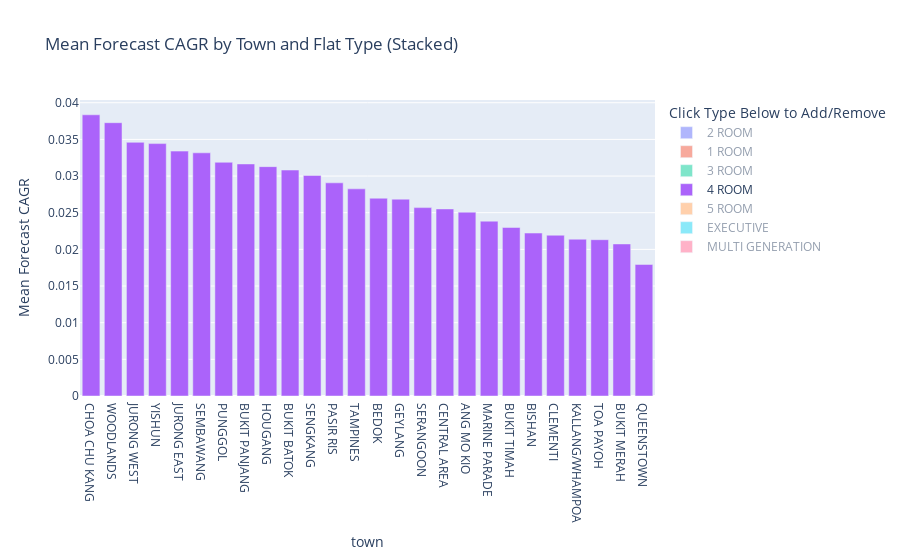

Notebook cell for this chart:
### Code cell
# Calculating mean forecast_CAGR by town and flat_type
mean_forecast_CAGR = hdb_df.groupby(['town', 'flat_type'])['forecast_CAGR'].mean().reset_index().sort_values('forecast_CAGR', ascending=False)

# Creating a stacked bar plot using Plotly
fig = px.bar(mean_forecast_CAGR, x='town', y='forecast_CAGR', color='flat_type',
             labels={'forecast_CAGR': 'Mean Forecast CAGR'},
             title='Mean Forecast CAGR by Town and Flat Type (Stacked)',
             barmode='stack')
fig.update_layout(legend_title = 'Click Type Below to Add/Remove')
fig.update_traces(visible="legendonly")
fig.data[3].visible = True

# Show the plot
fig.show()

### Figure 1 — Plotly figure (JSON) as saved in the notebook; plotly's stock layout.template omitted (floating-point values rounded to 4 significant figures)
{"data": [{"alignmentgroup": "True", "hovertemplate": "flat_type=2 ROOM<br>town=%{x}<br>Mean Forecast CAGR=%{y}<extra></extra>", "legendgroup": "2 ROOM", "marker": {"color": "#636efa", "pattern": {"shape": ""}}, "name": "2 ROOM", "offsetgroup": "2 ROOM", "orientation": "v", "showlegend": true, "textposition": "auto", "type": "bar", "visible": "legendonly", "x": ["GEYLANG", "TOA PAYOH", "SERANGOON", "ANG MO KIO", "BUKIT MERAH", "KALLANG/WHAMPOA", "QUEENSTOWN", "WOODLANDS", "BEDOK", "HOUGANG", "PUNGGOL", "SENGKANG", "JURONG WEST", "MARINE PARADE", "YISHUN", "CENTRAL AREA", "JURONG EAST", "CHOA CHU KANG", "SEMBAWANG", "BUKIT PANJANG", "PASIR RIS", "CLEMENTI", "BUKIT BATOK", "TAMPINES"], "xaxis": "x", "y": [0.056, 0.05495, 0.0525, 0.05158, 0.05158, 0.05101, 0.05051, 0.04993, 0.04981, 0.04868, 0.04852, 0.04829, 0.04826, 0.04769, 0.04732, 0.04669, 0.04536, 0.04524, 0.04508, 0.04501, 0.04416, 0.0436, 0.04316, 0.04011], "yaxis": "y"}, {"alignmentgroup": "True", "hovertemplate": "flat_type=1 ROOM<br>town=%{x}<br>Mean Forecast CAGR=%{y}<extra></extra>", "legendgroup": "1 ROOM", "marker": {"color": "#EF553B", "pattern": {"shape": ""}}, "name": "1 ROOM", "offsetgroup": "1 ROOM", "orientation": "v", "showlegend": true, "textposition": "auto", "type": "bar", "visible": "legendonly", "x": ["BUKIT MERAH"], "xaxis": "x", "y": [0.05344], "yaxis": "y"}, {"alignmentgroup": "True", "hovertemplate": "flat_type=3 ROOM<br>town=%{x}<br>Mean Forecast CAGR=%{y}<extra></extra>", "legendgroup": "3 ROOM", "marker": {"color": "#00cc96", "pattern": {"shape": ""}}, "name": "3 ROOM", "offsetgroup": "3 ROOM", "orientation": "v", "showlegend": true, "textposition": "auto", "type": "bar", "visible": "legendonly", "x": ["JURONG EAST", "SERANGOON", "WOODLANDS", "HOUGANG", "TOA PAYOH", "GEYLANG", "JURONG WEST", "BEDOK", "ANG MO KIO", "YISHUN", "BUKIT BATOK", "BUKIT TIMAH", "MARINE PARADE", "BUKIT PANJANG", "QUEENSTOWN", "BUKIT MERAH", "TAMPINES", "CHOA CHU KANG", "BISHAN", "KALLANG/WHAMPOA", "PASIR RIS", "CLEMENTI", "SENGKANG", "PUNGGOL", "CENTRAL AREA", "SEMBAWANG"], "xaxis": "x", "y": [0.0451, 0.04509, 0.0445, 0.04432, 0.04416, 0.0436, 0.04349, 0.0434, 0.04306, 0.04258, 0.04241, 0.0414, 0.0411, 0.04024, 0.04001, 0.03968, 0.03882, 0.03839, 0.03821, 0.03764, 0.03749, 0.03672, 0.03544, 0.03525, 0.03471, 0.03369], "yaxis": "y"}, {"alignmentgroup": "True", "hovertemplate": "flat_type=4 ROOM<br>town=%{x}<br>Mean Forecast CAGR=%{y}<extra></extra>", "legendgroup": "4 ROOM", "marker": {"color": "#ab63fa", "pattern": {"shape": ""}}, "name": "4 ROOM", "offsetgroup": "4 ROOM", "orientation": "v", "showlegend": true, "textposition": "auto", "type": "bar", "visible": true, "x": ["CHOA CHU KANG", "WOODLANDS", "JURONG WEST", "YISHUN", "JURONG EAST", "SEMBAWANG", "PUNGGOL", "BUKIT PANJANG", "HOUGANG", "BUKIT BATOK", "SENGKANG", "PASIR RIS", "TAMPINES", "BEDOK", "GEYLANG", "SERANGOON", "CENTRAL AREA", "ANG MO KIO", "MARINE PARADE", "BUKIT TIMAH", "BISHAN", "CLEMENTI", "KALLANG/WHAMPOA", "TOA PAYOH", "BUKIT MERAH", "QUEENSTOWN"], "xaxis": "x", "y": [0.03835, 0.03728, 0.0346, 0.03443, 0.0334, 0.03317, 0.03188, 0.03165, 0.03128, 0.03082, 0.03008, 0.02908, 0.02825, 0.02698, 0.02685, 0.0257, 0.02552, 0.02508, 0.02385, 0.02299, 0.02222, 0.02193, 0.02139, 0.02132, 0.02074, 0.01794], "yaxis": "y"}, {"alignmentgroup": "True", "hovertemplate": "flat_type=5 ROOM<br>town=%{x}<br>Mean Forecast CAGR=%{y}<extra></extra>", "legendgroup": "5 ROOM", "marker": {"color": "#FFA15A", "pattern": {"shape": ""}}, "name": "5 ROOM", "offsetgroup": "5 ROOM", "orientation": "v", "showlegend": true, "textposition": "auto", "type": "bar", "visible": "legendonly", "x": ["SEMBAWANG", "CHOA CHU KANG", "JURONG WEST", "WOODLANDS", "SENGKANG", "PUNGGOL", "YISHUN", "JURONG EAST", "PASIR RIS", "HOUGANG", "TAMPINES", "BUKIT PANJANG", "BUKIT BATOK", "SERANGOON", "GEYLANG", "BEDOK", "ANG MO KIO", "CLEMENTI", "BISHAN", "BUKIT MERAH", "KALLANG/WHAMPOA", "CENTRAL AREA", "BUKIT TIMAH", "TOA PAYOH", "QUEENSTOWN", "MARINE PARADE"], "xaxis": "x", "y": [0.03561, 0.03339, 0.0331, 0.03263, 0.03041, 0.02868, 0.02834, 0.0269, 0.02655, 0.0257, 0.02539, 0.02439, 0.02437, 0.02187, 0.02148, 0.02101, 0.01881, 0.01791, 0.01762, 0.01757, 0.0175, 0.01749, 0.01733, 0.01698, 0.01513, 0.015], "yaxis": "y"}, {"alignmentgroup": "True", "hovertemplate": "flat_type=EXECUTIVE<br>town=%{x}<br>Mean Forecast CAGR=%{y}<extra></extra>", "legendgroup": "EXECUTIVE", "marker": {"color": "#19d3f3", "pattern": {"shape": ""}}, "name": "EXECUTIVE", "offsetgroup": "EXECUTIVE", "orientation": "v", "showlegend": true, "textposition": "auto", "type": "bar", "visible": "legendonly", "x": ["SEMBAWANG", "CHOA CHU KANG", "JURONG WEST", "PUNGGOL", "SENGKANG", "WOODLANDS", "YISHUN", "JURONG EAST", "BUKIT BATOK", "PASIR RIS", "BUKIT PANJANG", "HOUGANG", "TAMPINES", "CENTRAL AREA", "GEYLANG", "SERANGOON", "ANG MO KIO", "BUKIT MERAH", "BEDOK", "CLEMENTI", "KALLANG/WHAMPOA", "BISHAN", "TOA PAYOH", "BUKIT TIMAH", "QUEENSTOWN"], "xaxis": "x", "y": [0.03184, 0.02742, 0.02696, 0.02614, 0.02545, 0.02445, 0.02261, 0.02156, 0.02119, 0.0211, 0.02017, 0.01992, 0.01919, 0.01751, 0.01644, 0.01613, 0.01534, 0.01532, 0.01505, 0.01493, 0.01429, 0.01347, 0.0128, 0.01157, 0.01098], "yaxis": "y"}, {"alignmentgroup": "True", "hovertemplate": "flat_type=MULTI GENERATION<br>town=%{x}<br>Mean Forecast CAGR=%{y}<extra></extra>", "legendgroup": "MULTI GENERATION", "marker": {"color": "#FF6692", "pattern": {"shape": ""}}, "name": "MULTI GENERATION", "offsetgroup": "MULTI GENERATION", "orientation": "v", "showlegend": true, "textposition": "auto", "type": "bar", "visible": "legendonly", "x": ["YISHUN", "TAMPINES", "BISHAN"], "xaxis": "x", "y": [0.01664, 0.01568, 0.00963], "yaxis": "y"}], "layout": {"barmode": "stack", "legend": {"title": {"text": "Click Type Below to Add/Remove"}, "tracegroupgap": 0}, "title": {"text": "Mean Forecast CAGR by Town and Flat Type (Stacked)"}, "xaxis": {"anchor": "y", "domain": [0, 1], "title": {"text": "town"}}, "yaxis": {"anchor": "x", "domain": [0, 1], "title": {"text": "Mean Forecast CAGR"}}}}
